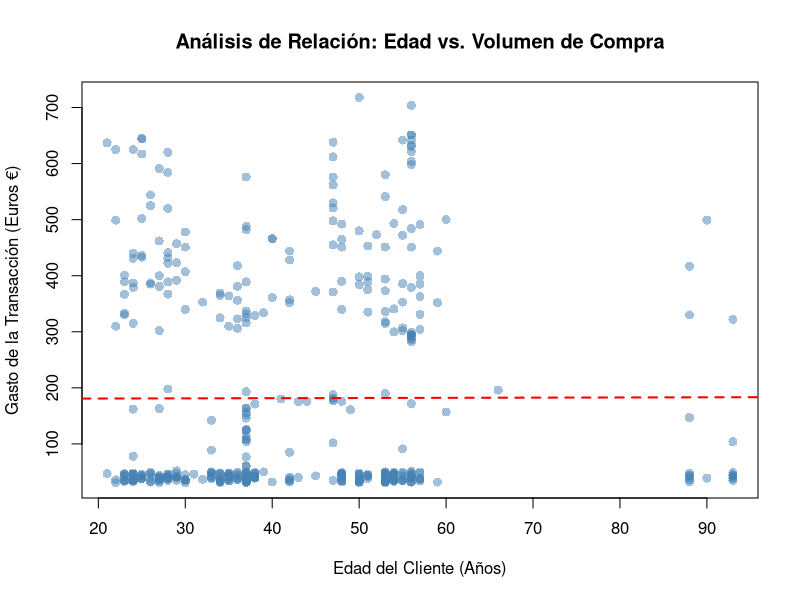

Generate this figure with R:
# ==============================================================================
# ETAPA 4.5 (Nivel 3): Análisis de Relaciones (AED - Covariabilidad y Asociación)
# Proyecto: Análisis de Efectividad de Campañas de Marketing
# Stakeholder: Equipo de Marketing
# Dataset: onlineshop_clean.csv
# ==============================================================================

# Carga de la data limpia
datos_marketing <- read.csv("onlineshop_clean.csv")

# 1. Matriz de Correlación (Variables Cuantitativas y Flags) -----------------
cat("\n--- 1. Matriz de Correlación (Pearson) ---\n")

# Seleccionamos variables de interés para correlación
# Convertimos columnas lógicas a numéricas (0/1) para incluirlas en el cálculo
datos_corr <- datos_marketing[, c("AGE", "TURNOVER", "CONVERTED", "VIDEO_AD", "SENDBACK")]
datos_corr$CONVERTED <- as.numeric(as.logical(datos_corr$CONVERTED))
datos_corr$VIDEO_AD <- as.numeric(as.logical(datos_corr$VIDEO_AD))
datos_corr$SENDBACK <- as.numeric(as.logical(datos_corr$SENDBACK))

# Calculamos y redondeamos la matriz de correlación
matriz_corr <- cor(datos_corr, use = "complete.obs")
print(round(matriz_corr, 3))

# 2. Análisis de Covariabilidad Visual: Gasto vs Edad --------------------------
cat("\n--- 2. Generando Gráfico de Dispersión (Edad vs Gasto) ---\n")

# Gráfico de dispersión para observar patrones conjuntos
plot(datos_marketing$AGE, datos_marketing$TURNOVER, 
     main = "Análisis de Relación: Edad vs. Volumen de Compra",
     xlab = "Edad del Cliente (Años)", 
     ylab = "Gasto de la Transacción (Euros €)",
     col = rgb(70/255, 130/255, 180/255, 0.5), # Steelblue con transparencia
     pch = 16, 
     cex = 1.2)

# Añadimos línea de regresión lineal simple para observar la tendencia
abline(lm(TURNOVER ~ AGE, data = datos_marketing), col = "red", lwd = 2, lty = 2)

# 3. Pruebas de Asociación Categórica (Chi-Cuadrado de Independencia) ---------
cat("\n--- 3. Pruebas de Asociación de Chi-Cuadrado para Conversión ---\n")

# 3.1 Conversión vs Formato de Anuncio (Video vs Texto)
cat("\n- Relación: CONVERTED vs VIDEO_AD\n")
chisq_anuncio <- chisq.test(table(datos_marketing$VIDEO_AD, datos_marketing$CONVERTED))
print(chisq_anuncio)
cat(sprintf("p-value: %g (Si es < 0.05, la relación es estadísticamente significativa)\n", chisq_anuncio$p.value))

# 3.2 Conversión vs Género
cat("\n- Relación: CONVERTED vs GENDER\n")
chisq_genero <- chisq.test(table(datos_marketing$GENDER, datos_marketing$CONVERTED))
print(chisq_genero)
cat(sprintf("p-value: %g (Si es < 0.05, la relación es estadísticamente significativa)\n", chisq_genero$p.value))

# 3.3 Conversión vs Grupo de Edad
cat("\n- Relación: CONVERTED vs AGE_GROUP\n")
chisq_edad <- chisq.test(table(datos_marketing$AGE_GROUP, datos_marketing$CONVERTED))
print(chisq_edad)
cat(sprintf("p-value: %g (Si es < 0.05, la relación es estadísticamente significativa)\n", chisq_edad$p.value))

cat("[INFO] Análisis de Relaciones completado.\n")
